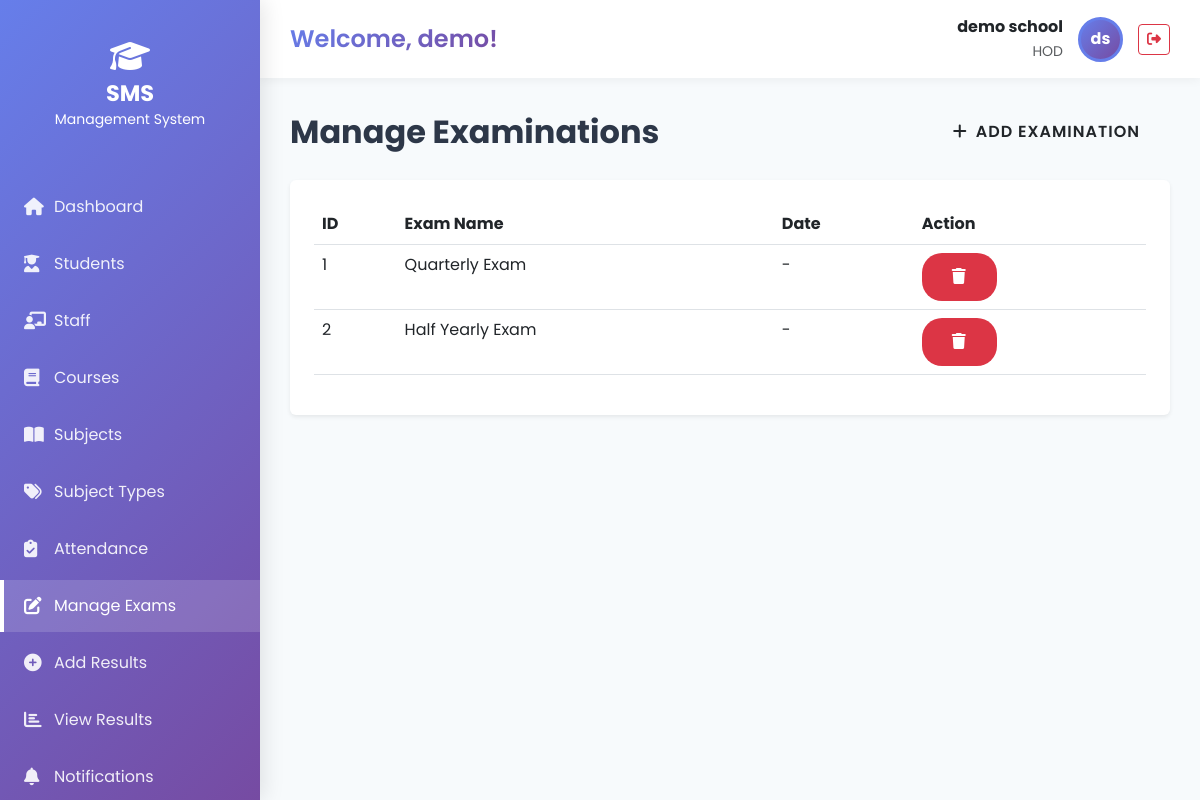
Page /hod/results/manage_exam/ (signed in) on the committed database.
### hadiya/models.py (models this page shows, shortened)
class CustomUser(AbstractUser):
    USER_TYPE_CHOICES = (
        (1, 'HOD'),
        (2, 'Staff'),
        (3, 'Student'),
        (4, 'Accountant'),
        (5, 'Management'),
    )
    user_type = models.IntegerField(choices=USER_TYPE_CHOICES, default=1)
    profile_pic = models.ImageField(upload_to='profile_pics/', blank=True, null=True)
    email = models.EmailField(unique=True)
    USERNAME_FIELD = 'email'
    REQUIRED_FIELDS = ['username', 'first_name', 'last_name']

class Examination(models.Model):
    name = models.CharField(max_length=50)
    date = models.DateField(null=True, blank=True)
    created_at = models.DateTimeField(auto_now_add=True)
    updated_at = models.DateTimeField(auto_now=True)

### student_management_system/Hod_views.py (the view)
    @login_required
    def wrapper(request, *args, **kwargs):
        if request.user.user_type != 1:
            messages.error(request, 'Access denied. HOD privileges required.')
            return redirect('home')
        return view_func(request, *args, **kwargs)

### hadiya/EmailBackEnd.py (called while the page is built)
    def get_user(self, user_id):
        UserModel = get_user_model()
        try:
            return UserModel.objects.get(pk=user_id)
        except UserModel.DoesNotExist:
            return None

### student_management_system/Hod_views.py (called while the page is built)
def hod_required(view_func):
    @login_required
    def wrapper(request, *args, **kwargs):
        if request.user.user_type != 1:
            messages.error(request, 'Access denied. HOD privileges required.')
            return redirect('home')
        return view_func(request, *args, **kwargs)
    return wrapper

@hod_required
def manage_exam(request):
    exams = Examination.objects.all()
    context = {
        'exams': exams
    }
    return render(request, 'Hod/manage_exam.html', context)

### templates/Hod/manage_exam.html (shortened to what this page needs)
{% extends 'base.html' %}
{% block content %}
<div class="d-flex justify-content-between align-items-center mb-4">
    <h1 class="page-title mb-0">Manage Examinations</h1>
    <a href="{% url 'add_exam' %}" class="btn btn-modern btn-gradient-primary">
        <i class="fas fa-plus me-2"></i>Add Examination
    </a>
</div>
<div class="card border-0 shadow-sm">
    <div class="card-body p-4">
        <div class="table-responsive">
            <table class="table table-hover">
                <thead>
                    <tr>
                        <th>ID</th>
                        <th>Exam Name</th>
                        <th>Date</th>
                        <th>Action</th>
                    </tr>
                </thead>
                <tbody>
                    {% for exam in exams %}
                    <tr>
                        <td>{{ exam.id }}</td>
                        <td>{{ exam.name }}</td>
                        <td>{{ exam.date|default:"-" }}</td>
                        <td>
                            <a href="{% url 'delete_exam' exam.id %}" class="btn btn-sm btn-danger btn-modern"
                                onclick="return confirm('Are you sure you want to delete this exam?')">
                                <i class="fas fa-trash"></i>
                            </a>
                        </td>
                    </tr>
                    {% empty %}
                    <tr>
                        <td colspan="4" class="text-center">No Examinations Found</td>
                    </tr>
                    {% endfor %}
                </tbody>
            </table>
        </div>
    </div>
</div>
{% endblock %}

### templates/base.html (shortened to what this page needs)
<!DOCTYPE html>
<html lang="en">
<head>
    <link rel="stylesheet" href="https://cdnjs.cloudflare.com/ajax/libs/font-awesome/6.4.0/css/all.min.css">
    <link href="https://cdn.jsdelivr.net/npm/bootstrap@5.3.0/dist/css/bootstrap.min.css" rel="stylesheet">
    <link rel="stylesheet" href="https://cdn.datatables.net/1.13.6/css/dataTables.bootstrap5.min.css">
    {% load static %}
    <link rel="stylesheet" href="{% static 'assets/css/modern-theme.css' %}">
</head>
<body>
    <div class="sidebar">
        <div class="sidebar-brand">
            <i class="fas fa-graduation-cap fa-2x mb-2"></i>
            <h3>SMS</h3>
            <small>Management System</small>
        </div>
        <ul class="sidebar-nav">
            {% block sidebar %}
            {% if request.user.user_type == 1 %}
            {% include 'includes/sidebar_hod.html' %}
            {% elif request.user.user_type == 2 %}
            {% include 'includes/sidebar_staff.html' %}
            {% elif request.user.user_type == 3 %}
            {% include 'includes/sidebar_student.html' %}
            {% endif %}
            {% endblock %}
        </ul>
    </div>
    <div class="main-content">
        <div class="top-navbar">
            <div class="welcome-text">
                {% block page_header %}Welcome, {{ request.user.first_name }}!{% endblock %}
            </div>
            <div class="user-info">
                <div class="text-end">
                    <div class="fw-bold">{{ request.user.first_name }} {{ request.user.last_name }}</div>
                    <small class="text-muted">{{ request.user.get_user_type_display }}</small>
                </div>
                {% if request.user.profile_pic %}
                <img src="{{ request.user.profile_pic.url }}" alt="Profile" class="user-avatar">
                {% else %}
                <div class="user-avatar"
                    style="background: var(--gradient-purple); display: flex; align-items: center; justify-content: center; color: white; font-weight: 700;">
                    {{ request.user.first_name.0 }}{{ request.user.last_name.0 }}
                </div>
                {% endif %}
                <a href="{% url 'logout' %}" class="btn btn-sm btn-outline-danger">
                    <i class="fas fa-sign-out-alt"></i>
                </a>
            </div>
        </div>
        <div class="content-wrapper">
            {% block content %}{% endblock %}
        </div>
    </div>
</body>
</html>

### static/assets/css/modern-theme.css (style rules this page uses)
:root { --gradient-purple: linear-gradient(135deg, #667eea 0%, #764ba2 100%); --gradient-success: linear-gradient(135deg, #56ab2f 0%, #a8e063 100%); --gradient-info: linear-gradient(135deg, #4facfe 0%, #00f2fe 100%); --gradient-warning: linear-gradient(135deg, #f093fb 0%, #f5576c 100%); --gradient-danger: linear-gradient(135deg, #fa709a 0%, #fee140 100%); --gradient-ocean: linear-gradient(135deg, #2193b0 0%, #6dd5ed 100%); --gradient-sunset: linear-gradient(135deg, #ff7e5f 0%, #feb47b 100%); --color-primary: #667eea; --color-secondary: #764ba2; --color-success: #56ab2f; --color-info: #4facfe; --color-warning: #f093fb; --color-danger: #fa709a; --color-dark: #2d3748; --color-light: #f7fafc; --glass-bg: rgba(255, 255, 255, 0.15); --glass-border: rgba(255, 255, 255, 0.3); --glass-shadow: 0 8px 32px 0 rgba(31, 38, 135, 0.37); --spacing-xs: 0.5rem; --spacing-sm: 1rem; --spacing-md: 1.5rem; --spacing-lg: 2rem; --spacing-xl: 3rem; --radius-sm: 8px; --radius-md: 12px; --radius-lg: 16px; --radius-xl: 20px; --shadow-sm: 0 2px 4px rgba(0, 0, 0, 0.1); --shadow-md: 0 4px 6px rgba(0, 0, 0, 0.1); --shadow-lg: 0 10px 25px rgba(0, 0, 0, 0.15); --shadow-xl: 0 20px 40px rgba(0, 0, 0, 0.2); --transition-fast: 0.2s ease; --transition-normal: 0.3s ease; --transition-slow: 0.5s ease; }
* { margin: 0; padding: 0; box-sizing: border-box; }
body { font-family: 'Poppins', sans-serif; background: linear-gradient(135deg, #667eea 0%, #764ba2 100%); min-height: 100vh; overflow-x: hidden; }
.btn-modern { padding: 12px 30px; border-radius: var(--radius-xl); border: none; font-weight: 600; font-size: 1rem; cursor: pointer; transition: all var(--transition-normal); position: relative; overflow: hidden; text-transform: uppercase; letter-spacing: 1px; }
.btn-modern::before { content: ''; position: absolute; top: 50%; left: 50%; width: 0; height: 0; border-radius: 50%; background: rgba(255, 255, 255, 0.3); transform: translate(-50%, -50%); transition: width 0.6s, height 0.6s; }

### templates/base.html (style rules this page uses)
body { font-family: 'Poppins', sans-serif; background: #f7fafc; min-height: 100vh; }
.sidebar { position: fixed; top: 0; left: 0; height: 100vh; width: 260px; background: linear-gradient(135deg, #667eea 0%, #764ba2 100%); padding: 20px 0; overflow-y: auto; z-index: 1000; box-shadow: 4px 0 20px rgba(0, 0, 0, 0.1); }
.sidebar-brand { padding: 20px 20px; text-align: center; color: white; margin-bottom: 30px; }
.sidebar-brand h3 { font-size: 1.4rem; font-weight: 700; margin: 0; }
.sidebar-nav { list-style: none; padding: 0; margin: 0; }
.main-content { margin-left: 260px; padding: 0; min-height: 100vh; }
.top-navbar { background: white; box-shadow: 0 2px 10px rgba(0, 0, 0, 0.05); padding: 15px 30px; display: flex; justify-content: space-between; align-items: center; margin-bottom: 30px; }
.welcome-text { font-size: 1.5rem; font-weight: 600; background: var(--gradient-purple); -webkit-background-clip: text; -webkit-text-fill-color: transparent; background-clip: text; }
.user-info { display: flex; align-items: center; gap: 15px; }
.user-avatar { width: 45px; height: 45px; border-radius: 50%; object-fit: cover; border: 3px solid #667eea; }
.content-wrapper { padding: 0 30px 30px 30px; }
.page-title { font-size: 2rem; font-weight: 700; color: #2d3748; margin-bottom: 30px; }

### rows in the picture
CustomUser: user.first_name "demo", user.last_name "school", user.user_type "HOD", user.first_name.0 "d", user.last_name.0 "s"
Examination: id "1", name "Quarterly Exam", date "-"
Examination: id "2", name "Half Yearly Exam", date "-"
